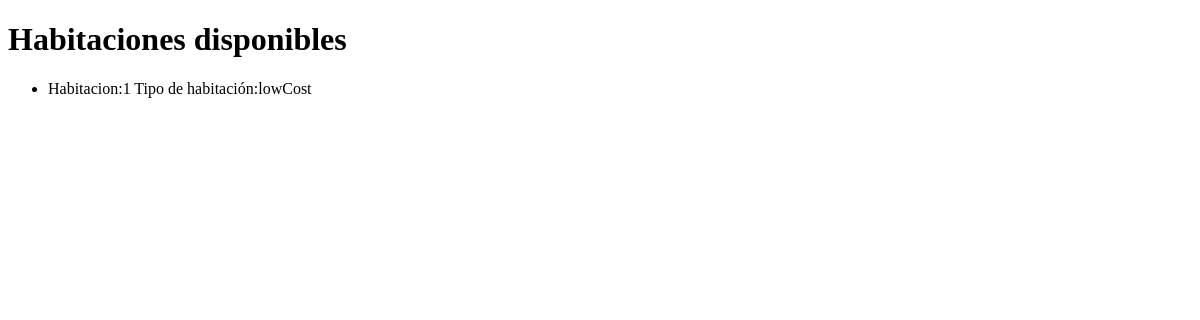
The app's page /availableRooms/, older data.
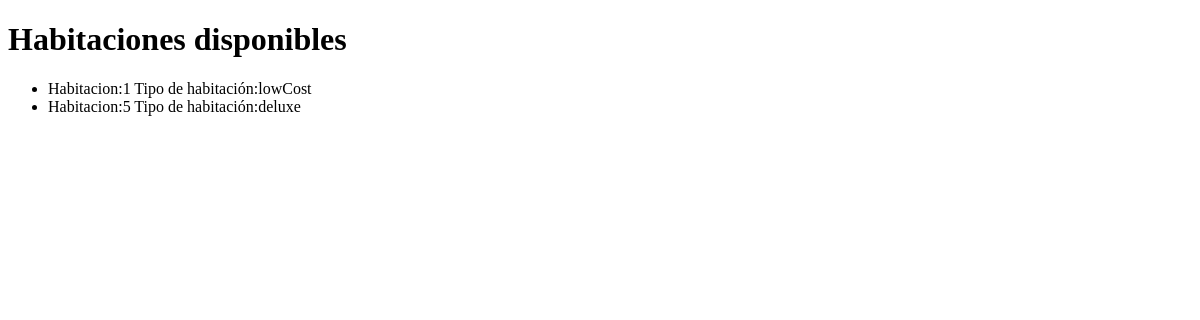
The same page, newer data.
### JointProject/models.py (models this page shows)
class Room(models.Model):
    ROOM_TYPES = [
        ('standard', 'Estandar'),
        ('deluxe', 'De lujo'),
        ('lowCost', 'Economica')
    ]
    id = models.UUIDField(primary_key=True, default=uuid.uuid4)
    booked = models.BooleanField(default=False)
    bookings = models.ManyToManyField('RoomBookings', related_name='bookings', blank=True)
    roomNumber = models.IntegerField(unique=True)
    roomType = models.CharField(max_length=30, choices=ROOM_TYPES, default='standard')

### JointProject/views.py (the view)
# urls.py: path('availableRooms/', availableRooms, name='availableRooms'),
def availableRooms(request):
    rooms = Room.objects.filter(booked=False)
    context = {
        'rooms' : rooms
    }
    return render(request, 'availableRoomBookings.html', context)

### JointProject/templates/availableRoomBookings.html (shortened to what this page needs)
<!DOCTYPE html>
<html lang="en">
    <head>
    </head>
    <body>
        <h1>Habitaciones disponibles</h1>
        <ul>
            {% for room in rooms %}
            <li>Habitacion:{{ room.roomNumber }} Tipo de habitación:{{ room.roomType }}
            <br>
            </li>
            {% endfor %}
        </ul>
    </body>
</html>

Row changes from the older to the newer data that the page shows:
added Room: roomNumber "5", roomType "deluxe"
